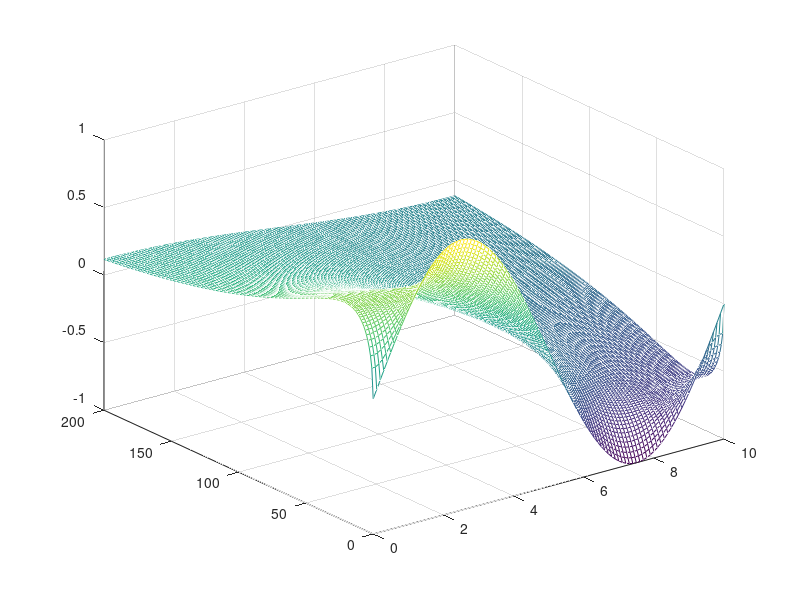

Source code (MATLAB): (Note: this script raises an error after producing the figure.)
clc
clear

printfigure = 1;

Length = 10;  % Stablaenge
Time = 200;   % Zetiraum

step_length = 0.1;
step_time = 1;

x = 0 : step_length : Length;
t = 0 : step_time : Time;

N_length = length(x);
N_time = length(t);

k = 0.1;

f = zeros(N_time, N_length);
f(1,:) = sin(x / Length * 2 * pi);

A = step_length ^ 2 / (step_length ^ 2 + 2 * k * step_time);
B = (k * step_time) / (step_length ^ 2 + 2 * k * step_time);

H = speye(N_length * N_time);

for n = 2 : N_length - 1
    for m = 2 : N_time
        H(n+N_length*(m-1),n+N_length*(m-1)) = -1;
        H(n+N_length*(m-1),n+N_length*(m-2)) = A;
        H(n+N_length*(m-1),n+N_length*(m-1)-1) = B;
        H(n+N_length*(m-1),n+N_length*(m-1)+1) = B;
    end
end

length_edge = [1, N_length];
for n = 1 : 2
    for m = 2 : N_time
        H(length_edge(n)+N_length*(m-1),length_edge(n)+N_length*(m-1)) = -1;
        H(length_edge(n)+N_length*(m-1),length_edge(n)+N_length*(m-1)-sign(length_edge(n)-N_length/2)) = 1;
    end
end

b = zeros(N_length*N_time,1);
for n = 1 : N_length
    H(n,n) = 1;
    b(n) = f(1,n);
end

T = H\b;
for n = 1 : N_length
    for m = 2 : N_time
        f(m,n) = T(n+N_length*(m-1));
    end
end

figure
[X, Y] = meshgrid(x, t);
mesh(X,Y,f)
setmesh('Tempreature Distribution','$x$','$t$','$T$','TV_homo_fdm_Ttx',printfigure)
    